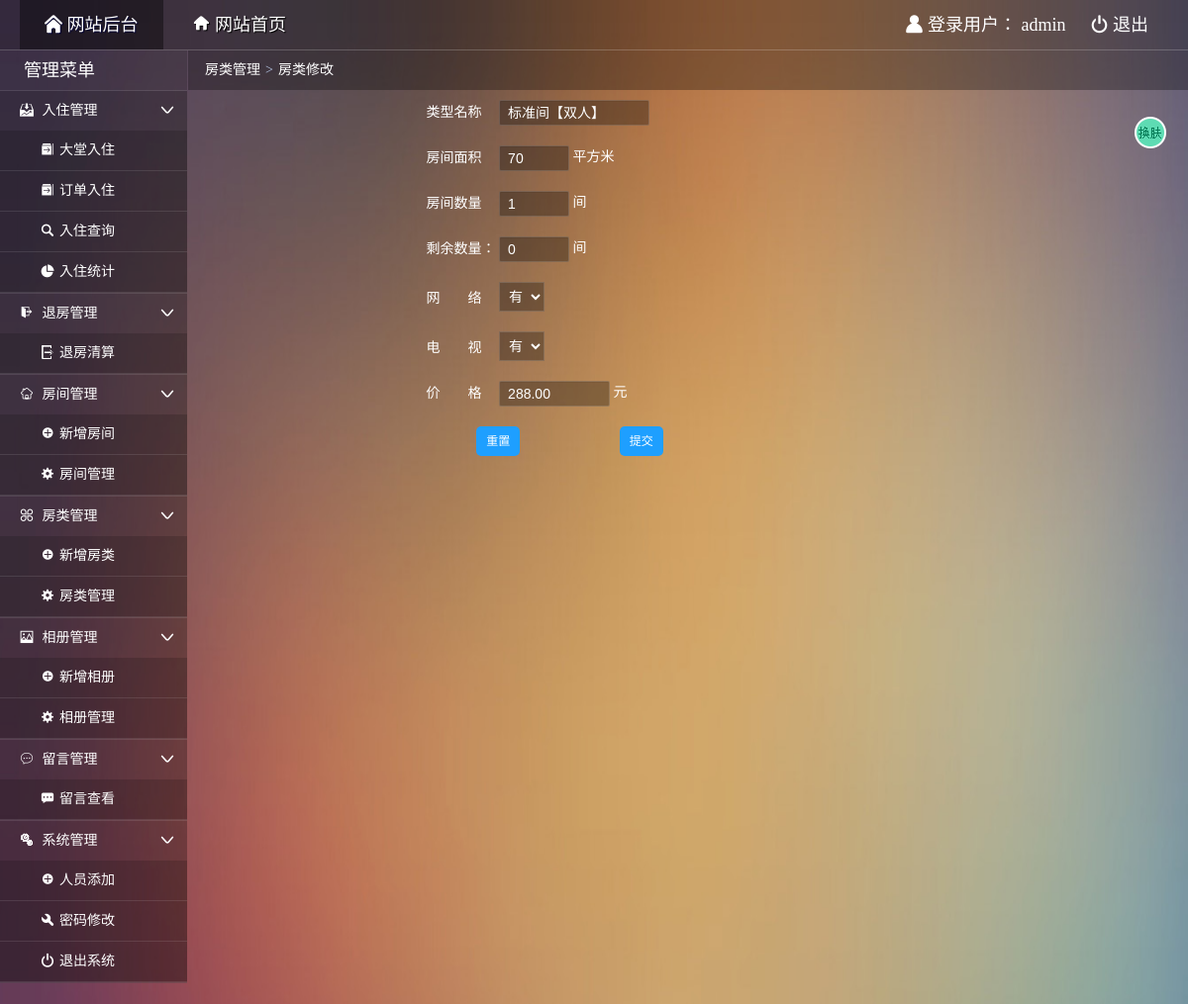
The page /admin/admin_rtypemod.php?rid=1001 (signed in) on the database its author committed.
### tables this page shows
CREATE TABLE `roomtype` (
  `typeid` int NOT NULL AUTO_INCREMENT COMMENT '类型标识',
  `typename` varchar(20) NOT NULL COMMENT '类型名称',
  `area` varchar(2) NOT NULL COMMENT '房间面积',
  `hasNet` char(1) NOT NULL DEFAULT '有' COMMENT '网络',
  `hasTV` char(1) NOT NULL DEFAULT '有' COMMENT '有线电视',
  `price` decimal(8,2) NOT NULL COMMENT '价格',
  `totalnum` int NOT NULL COMMENT '房间数量',
  `leftnum` int NOT NULL COMMENT '剩余数量',
  PRIMARY KEY (`typeid`)
);

### admin/admin_rtypemod.php (the view, shortened to what this page needs)
<!doctype html>
<html>
<head>
  <link rel="stylesheet" type="text/css" href="css/common.css"/>
  <link rel="stylesheet" type="text/css" href="css/main.css"/>
</head>
<body>
  <div class="topbar-wrap white">
    <div class="topbar-inner clearfix">
      <div class="topbar-logo-wrap clearfix">
        <ul class="navbar-list clearfix">
          <li><a class="on" href="admin_index.php"><i class="icon-font">&#xe622;</i> 网站后台</a></li>
          <li><a href="../index.php" target="_blank"><i class="icon-font">&#xe681;</i> 网站首页</a></li>
        </ul>
      </div>
      <div class="top-info-wrap">
        <ul class="top-info-list clearfix">
          <li><i class="icon-font">&#xe607;</i> 登录用户：
            <?php
            if($_SESSION["aname"]){
              echo $_SESSION["aname"];
            }else{
              header("location:index.php");
              exit;
            }
            ?>
            </li>
          <li><a href="admin_logout.php"><i class="icon-font">&#xe638;</i> 退出</a></li>
        </ul>
      </div>
    </div>
  </div>
  <div class="container clearfix">
    <?php
      require("../dbconnect.php");
      $sql="select * from roomtype where typeid='".$_GET["rid"]."'";
      $arr=mysqli_query($db_link,$sql);
      $rows=mysqli_fetch_row($arr);
    ?>
    <div class="main-wrap">
      <div class="crumb-wrap">
        <div class="crumb-list"><i class="icon-font"></i><a href="admin_rtypemgr.php">房类管理</a><span class="crumb-step">&gt;</span><span class="crumb-name">房类修改</span></div>
      </div>
      <div class="result-wrap">
        <form id="myform" name="myform" method="post" action="update.php?mtid=<?php echo $rows[0] ?>">
        <ul class="order">
          <li>
            <label for="typename">类型名称&emsp;</label>
            <input name="typename" type="text" id="typename" value="<?php echo $rows[1] ?>" size="15" maxlength="50" />
          </li>
          <li>
            <label for="area">房间面积&emsp;</label>
            <input name="area" type="text" id="area" value="<?php echo $rows[2] ?>" size="5" maxlength="50" /> 平方米
          </li>
          <li>
            <label for="totalnum">房间数量&emsp;</label>
            <input name="totalnum" type="text" id="totalnum" value="<?php echo $rows[6] ?>" size="5" maxlength="10" /> 间
          </li>
          <li>
            <label for="leftnum">剩余数量：</label>
            <input name="leftnum" type="text" id="leftnum" value="<?php echo $rows[7] ?>" size="5" maxlength="10" /> 间
          </li>
          <li>
            <label for="hasNet">网&emsp;&emsp;络&emsp;</label>
            <select name="hasNet" id='hasNet'>
              <option value="<?php echo $rows[3] ?>" selected><?php echo $rows[3] ?></option>
            </select>
          </li>
          <li>
            <label for="hasTv">电&emsp;&emsp;视&emsp;</label>
            <select name="hasTV" id="hasTv">
              <option value="<?php echo $rows[4] ?>" selected><?php echo $rows[4] ?></option>
            </select>
          </li>
          <li>
            <label for="price">价&emsp;&emsp;格&emsp;</label>
            <input name="price" type="text" id="price" value="<?php echo $rows[5] ?>" size="10" maxlength="15" /> 元
          </li>
          <li>
            <input type="reset" class="reset" name="submit2" id="button2" value="重置" />
            <input type="submit" name="submit" id="button" value="提交" />
          </li>
        </ul>
        </form>
      </div>
    </div>
  </div>
</body>
</html>

### admin/css/common.css (style rules this page uses)
html { height:100%; }
body { width:100%;font:14px/1.5 '微软雅黑';word-wrap:break-word;word-break:break-all;-webkit-text-size-adjust:none;background-color: #54364a;background-repeat: no-repeat;background-size:100% 200%;color:#fff; }
body,dl,dd,h1,h2,h3,h4,h5,h6,p,form,ul,ol,blockquote { margin:0 }
input,select,textarea { font-size:14px;color:#333 }
input { vertical-align:middle;padding:2px;margin:0 }
select,input,button { font:14px/20px Verdana,Simsun,Helvetica,Arial,sans-serif; }
em,i,cite,blockquote { font-style:normal }
ul,ol,li { list-style:none outside;padding:0 }
h1,h2,h3,h4,h5,h6 { font-size:100% }
a { color:#fff;text-decoration:none;outline:0 }
.clearfix:after { content:".";display:block;height:0;clear:both;visibility:hidden; }
.clearfix { *height:1%; }
.white,.white a:link,.white a:visited { color:#fff; }
.icon-font { font-family:'iconfont'; speak:none; font-weight:400; font-style:normal; font-variant:normal; text-transform:none; line-height:1; -webkit-font-smoothing:antialiased; }
.topbar-wrap { height:50px;line-height:50px;background:rgba(0, 0, 0, 0.3);border-bottom: 1px solid rgba(255, 255, 255, 0.2); }
.topbar-logo-wrap { float:left; }
.topbar-inner { font-size:18px;padding:0 20px; }
.navbar-list { float:left; }
.top-info-wrap { float:right; }
.navbar-list li { float:left; }
.navbar-list li a { float:left;margin-right:5px;padding:0 25px;text-shadow:1px 1px 1px #000; }
.navbar-list li a.on { color:#fff;text-shadow:1px 1px 1px #003;background:rgba(0,0,0,0.4); }
.top-info-list li { float:left; }
.top-info-list li a { float:left;margin-left:5px;padding:0 20px;display:inline;zoom:1; }
textarea,input[type="file"],input[type="text"],input[type="password"],input[type="datetime"],input[type="datetime-local"],input[type="date"],input[type="month"],input[type="time"],input[type="week"],input[type="number"],input[type="email"],input[type="url"],input[type="search"],input[type="tel"],input[type="color"],.uneditable-input { padding-left:8px;color:#fff;background-color:rgba(0, 0, 0, 0.3);border-radius: 2px;border:1px solid rgba(255,255,255,.15);-webkit-box-shadow:inset 0 1px 1px rgba(0,0,0,0.075);-moz-box-shadow:inset 0 1px 1px rgba(0,0,0,0.075);box-shadow:inset 0 1px 1px rgba(0,0,0,0.075);-webkit-transition:border linear 0.2s,box-shadow linear 0.2s;-moz-transition:border linear 0.2s,box-shadow linear 0.2s;-o-transition:border linear 0.2s,box-shadow linear 0.2s;transition:border linear 0.2s,box-shadow linear 0.2s; }

### admin/css/main.css (style rules this page uses)
.sidebar-wrap { float: left;width: 189px;background: rgba(0, 0, 0, 0.20); }
.main-wrap { margin-left: 190px;min-height:100%; }
.sidebar-title { border-bottom: 1px solid rgba(255, 255, 255, 0.1);height: 40px;line-height: 40px;text-indent:1em;font-size: 24px;text-align: left; }
.sidebar-title h1 { font-weight: normal;font-size:18px; }
.sidebar-list li { background-color: rgba(0, 0, 0, 0.1);border-bottom: 1px solid rgba(255, 255, 255, 0.1); }
.sidebar-list li .icon-font { margin-right: 5px;color: #fff;font-size: 14px; }
.sidebar-list li a { padding: 0 15px 0 20px;display: block;color:#fff;height: 40px;line-height: 40px;position: relative; }
.sub-menu { background:rgba(0, 0, 0, 0.15); }
.sub-menu li { padding-left: 21px;background-color: rgba(0, 0, 0, 0.01);border-bottom: 1px solid rgba(255, 255, 255, 0.1); }
.sub-menu .icon-font { font-size: 11px; }
.crumb-wrap { height: 40px;line-height: 39px;background: rgba(0,0,0,0.3); }
.crumb-list { padding-left: 12px; }
.crumb-step { margin: 0 5px;color: #b2c2e0;font-family: serif; }
.result-wrap { padding:0 19px; }
.order>li { padding: 10px 0; }
.order>li>label { vertical-align: middle; display: inline-block; width: 30%; text-align: right; height: 26px; line-height: 26px; }
input[type="submit"],input[type="reset"],.order>li>.fjtp,.tf { background-color: #1E9FFF; display: inline-block; text-align: center; height: 30px; line-height: 30px; padding: 0 10px 0; border-radius: 5px; font-size: 12px; border: none; color: #fff; cursor: pointer; }
.reset { margin-left: 28%; margin-right: 10%; }
select { background-color: rgba(0, 0, 0, 0.3); border: 1px solid rgba(255,255,255,.15); color: #fff; padding: 5px; }
select>option { background-color:#FF5722; }
.icon { position: absolute; right: 8px; top: 12px; }
.set-btn { width: 32px;height: 32px;cursor: pointer;position: fixed;right: 22px;top: 118px;overflow: hidden;background-image: url(../img/s1.png);animation:setbtn 4s linear 0s infinite; }

### rows shown on the page
roomtype: typename "标准间【双人】", area "70", totalnum "1", leftnum "0", hasNet "有", hasTV "有", price "288.00"

### other values the page prints
$_SESSION["aname"] "admin"
